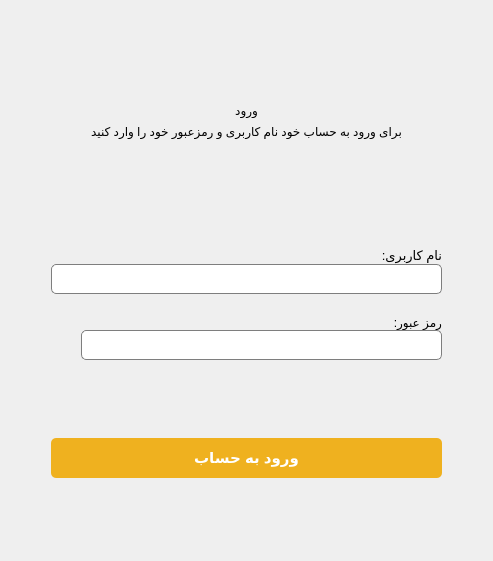
<?xml version="1.0" encoding="UTF-8"?>
<ui version="4.0">
 <class>Form</class>
 <widget class="QWidget" name="Form">
  <property name="geometry">
   <rect>
    <x>0</x>
    <y>0</y>
    <width>493</width>
    <height>561</height>
   </rect>
  </property>
  <property name="windowTitle">
   <string>Form</string>
  </property>
  <property name="styleSheet">
   <string notr="true"/>
  </property>
  <layout class="QGridLayout" name="gridLayout">
   <item row="6" column="2">
    <widget class="QPushButton" name="loginBtn">
     <property name="sizePolicy">
      <sizepolicy hsizetype="Minimum" vsizetype="Fixed">
       <horstretch>0</horstretch>
       <verstretch>0</verstretch>
      </sizepolicy>
     </property>
     <property name="minimumSize">
      <size>
       <width>0</width>
       <height>40</height>
      </size>
     </property>
     <property name="font">
      <font>
       <pointsize>11</pointsize>
       <weight>75</weight>
       <bold>true</bold>
      </font>
     </property>
     <property name="styleSheet">
      <string notr="true">QPushButton#loginBtn{
	color: #ffffff;
	background-color:  rgb(239, 177, 31);
    border-radius: 5px;
}
QPushButton#loginBtn:hover {
	background-color: rgb(255, 210, 73);
}</string>
     </property>
     <property name="text">
      <string>ورود به حساب</string>
     </property>
    </widget>
   </item>
   <item row="3" column="2">
    <layout class="QVBoxLayout" name="verticalLayout">
     <property name="spacing">
      <number>0</number>
     </property>
     <item>
      <widget class="QLabel" name="userNameLabel">
       <property name="font">
        <font>
         <pointsize>10</pointsize>
        </font>
       </property>
       <property name="text">
        <string>نام کاربری:</string>
       </property>
      </widget>
     </item>
     <item>
      <widget class="QLineEdit" name="userNameLineEdit">
       <property name="minimumSize">
        <size>
         <width>0</width>
         <height>30</height>
        </size>
       </property>
       <property name="styleSheet">
        <string notr="true">QLineEdit#userNameLineEdit{
	color: #000000;
    background-color: #ffffff;
    border: 1px solid #7e7e7e;
	border-radius: 5px;
    outline: none;
	padding-left: 5px;
}
</string>
       </property>
       <property name="placeholderText">
        <string/>
       </property>
      </widget>
     </item>
     <item>
      <spacer name="verticalSpacer_5">
       <property name="orientation">
        <enum>Qt::Vertical</enum>
       </property>
       <property name="sizeHint" stdset="0">
        <size>
         <width>0</width>
         <height>30</height>
        </size>
       </property>
      </spacer>
     </item>
     <item>
      <widget class="QLabel" name="passwordLabel">
       <property name="font">
        <font>
         <pointsize>9</pointsize>
        </font>
       </property>
       <property name="text">
        <string>رمز عبور:</string>
       </property>
      </widget>
     </item>
     <item>
      <layout class="QHBoxLayout" name="horizontalLayout">
       <property name="spacing">
        <number>0</number>
       </property>
       <item>
        <widget class="QPushButton" name="showPasswordButton">
         <property name="minimumSize">
          <size>
           <width>30</width>
           <height>30</height>
          </size>
         </property>
         <property name="maximumSize">
          <size>
           <width>30</width>
           <height>30</height>
          </size>
         </property>
         <property name="styleSheet">
          <string notr="true">#showPasswordButton{
	border: none;
	
}</string>
         </property>
         <property name="text">
          <string/>
         </property>
         <property name="iconSize">
          <size>
           <width>22</width>
           <height>22</height>
          </size>
         </property>
        </widget>
       </item>
       <item>
        <widget class="QLineEdit" name="passwordLineEdit">
         <property name="minimumSize">
          <size>
           <width>0</width>
           <height>30</height>
          </size>
         </property>
         <property name="styleSheet">
          <string notr="true">QLineEdit#passwordLineEdit{
	color: #000000;
    background-color: #ffffff;
    border: 1px solid #7e7e7e;
	border-radius: 5px;
    outline: none;
	padding-left: 5px;
}</string>
         </property>
         <property name="echoMode">
          <enum>QLineEdit::Password</enum>
         </property>
         <property name="placeholderText">
          <string/>
         </property>
        </widget>
       </item>
      </layout>
     </item>
    </layout>
   </item>
   <item row="0" column="2">
    <spacer name="verticalSpacer_2">
     <property name="orientation">
      <enum>Qt::Vertical</enum>
     </property>
     <property name="sizeType">
      <enum>QSizePolicy::Maximum</enum>
     </property>
     <property name="sizeHint" stdset="0">
      <size>
       <width>20</width>
       <height>100</height>
      </size>
     </property>
    </spacer>
   </item>
   <item row="7" column="2">
    <spacer name="verticalSpacer">
     <property name="orientation">
      <enum>Qt::Vertical</enum>
     </property>
     <property name="sizeType">
      <enum>QSizePolicy::Maximum</enum>
     </property>
     <property name="sizeHint" stdset="0">
      <size>
       <width>20</width>
       <height>80</height>
      </size>
     </property>
    </spacer>
   </item>
   <item row="1" column="2">
    <layout class="QVBoxLayout" name="verticalLayout_2">
     <item>
      <widget class="QLabel" name="titleLabel">
       <property name="text">
        <string>ورود</string>
       </property>
       <property name="alignment">
        <set>Qt::AlignCenter</set>
       </property>
      </widget>
     </item>
     <item>
      <widget class="QLabel" name="commentLabel">
       <property name="text">
        <string>برای ورود به حساب خود نام کاربری و رمزعبور خود را وارد کنید</string>
       </property>
       <property name="alignment">
        <set>Qt::AlignCenter</set>
       </property>
      </widget>
     </item>
    </layout>
   </item>
   <item row="1" column="3">
    <spacer name="horizontalSpacer_2">
     <property name="orientation">
      <enum>Qt::Horizontal</enum>
     </property>
     <property name="sizeType">
      <enum>QSizePolicy::Maximum</enum>
     </property>
     <property name="sizeHint" stdset="0">
      <size>
       <width>40</width>
       <height>20</height>
      </size>
     </property>
    </spacer>
   </item>
   <item row="2" column="2">
    <spacer name="verticalSpacer_3">
     <property name="orientation">
      <enum>Qt::Vertical</enum>
     </property>
     <property name="sizeType">
      <enum>QSizePolicy::Maximum</enum>
     </property>
     <property name="sizeHint" stdset="0">
      <size>
       <width>10</width>
       <height>110</height>
      </size>
     </property>
    </spacer>
   </item>
   <item row="5" column="2">
    <spacer name="verticalSpacer_4">
     <property name="orientation">
      <enum>Qt::Vertical</enum>
     </property>
     <property name="sizeType">
      <enum>QSizePolicy::Maximum</enum>
     </property>
     <property name="sizeHint" stdset="0">
      <size>
       <width>20</width>
       <height>60</height>
      </size>
     </property>
    </spacer>
   </item>
   <item row="1" column="1">
    <spacer name="horizontalSpacer">
     <property name="orientation">
      <enum>Qt::Horizontal</enum>
     </property>
     <property name="sizeType">
      <enum>QSizePolicy::Maximum</enum>
     </property>
     <property name="sizeHint" stdset="0">
      <size>
       <width>40</width>
       <height>20</height>
      </size>
     </property>
    </spacer>
   </item>
   <item row="4" column="2">
    <widget class="QLabel" name="errorLabel">
     <property name="styleSheet">
      <string notr="true">QLabel#errorLabel{color:rgb(193, 0, 3);}</string>
     </property>
     <property name="text">
      <string/>
     </property>
    </widget>
   </item>
  </layout>
 </widget>
 <resources/>
 <connections/>
</ui>
